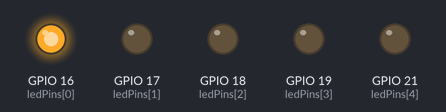
Recording of a sketch running on a simulated ESP32. On the bench: output pins drawn as LEDs (lit = HIGH). What the sketch prints to the serial monitor is not drawn.

Above: at 0.06 s.
At 0.54 s:
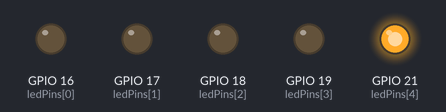
At 0.78 s:
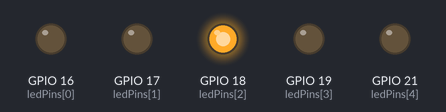
At 1.38 s:
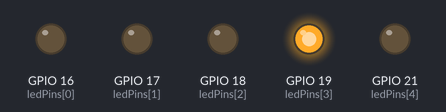
At 2.82 s:
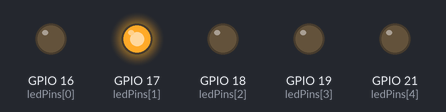
Timing chart, 0 to 3.1 s (numbered marks = the images above):
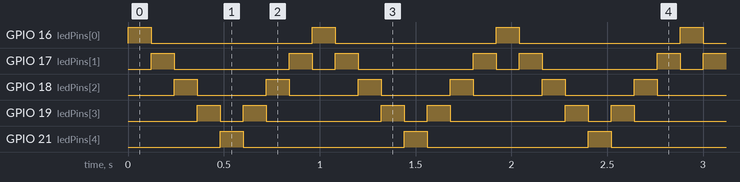

The sketch:

day_09_arrays_and_loops_with_multiple_leds.ino
```cpp
// Day 9: Arrays and loops - Knight Rider LED chase
// ESP32-WROOM-32: five LEDs on GPIO 16, 17, 18, 19 and 21.
// Each LED must have its own 220-330 ohm series resistor.

const int ledPins[] = {16, 17, 18, 19, 21};
const int LED_COUNT = sizeof(ledPins) / sizeof(ledPins[0]);
const int STEP_DELAY_MS = 120;

void turnAllOff() {
  for (int i = 0; i < LED_COUNT; i++) {
    digitalWrite(ledPins[i], LOW);
  }
}

void showLedAt(int index) {
  turnAllOff();
  digitalWrite(ledPins[index], HIGH);
}

void setup() {
  Serial.begin(115200);
  for (int i = 0; i < LED_COUNT; i++) {
    pinMode(ledPins[i], OUTPUT);
  }
  turnAllOff();
  Serial.println("Day 9 - Knight Rider LED chase");
}

void loop() {
  // Move from left to right.
  for (int i = 0; i < LED_COUNT; i++) {
    showLedAt(i);
    delay(STEP_DELAY_MS);
  }

  // Move back without repeating the two end LEDs.
  for (int i = LED_COUNT - 2; i > 0; i--) {
    showLedAt(i);
    delay(STEP_DELAY_MS);
  }
}
```

Measured:
- by itself, GPIO 16 (ledPins[0]), GPIO 21 (ledPins[4]): alternates HIGH for 0.12 s and LOW for 0.84 s
- by itself, GPIO 17 (ledPins[1]): repeats every 0.96 s: LOW 0.60 s, HIGH 0.12 s, LOW 0.12 s, HIGH 0.12 s
- by itself, GPIO 18 (ledPins[2]): alternates HIGH for 0.12 s and LOW for 0.36 s
- by itself, GPIO 19 (ledPins[3]): repeats every 0.96 s: LOW 0.12 s, HIGH 0.12 s, LOW 0.60 s, HIGH 0.12 s
